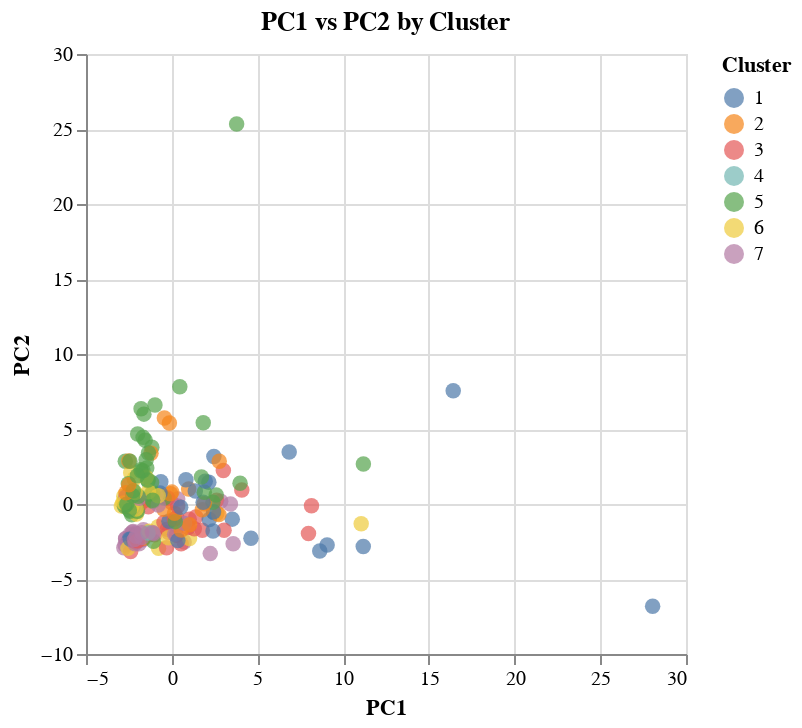

Notebook code cell kept with this figure:
### Markdown cell above
<font size = "4">PCA 2 dimensions, Hierarchal Clustering</font>

### Code cell
hierarchical = linkage(model_data, method='ward')
model = PCA(n_components = 2,random_state = 0)
model_data = pd.DataFrame(model.fit_transform(scaled_data))
model_data["Cluster"] = fcluster(hierarchical, 7, criterion='maxclust')
model_data = model_data.rename({0:"PC1",1:"PC2"}, axis = 1)
pca_2_chart = alt.Chart(model_data).mark_circle(size = 60).encode(
    x = alt.X("PC1", title = "PC1"),
    y = alt.Y("PC2", title = "PC2"),
    color = alt.Color("Cluster:N")
).properties(title = alt.TitleParams(text = "PC1 vs PC2 by Cluster"))
pca_2_chart

### Figure 1 — Vega-Lite specification as saved in the notebook (floating-point values rounded to 4 significant figures; data arrays with more than 128 entries replaced by an {"elided": "..."} marker saying what was removed)
{"config": {"view": {"continuousWidth": 300, "continuousHeight": 300}}, "data": {"name": "data-2d8948aadfea1fdf8c4bec9102a2be64"}, "mark": {"type": "circle", "size": 60}, "encoding": {"color": {"field": "Cluster", "type": "nominal"}, "x": {"field": "PC1", "title": "PC1", "type": "quantitative"}, "y": {"field": "PC2", "title": "PC2", "type": "quantitative"}}, "title": {"text": "PC1 vs PC2 by Cluster"}, "$schema": "https://vega.github.io/schema/vega-lite/v5.20.1.json", "datasets": {"data-2d8948aadfea1fdf8c4bec9102a2be64": {"elided": "193 records"}}}
